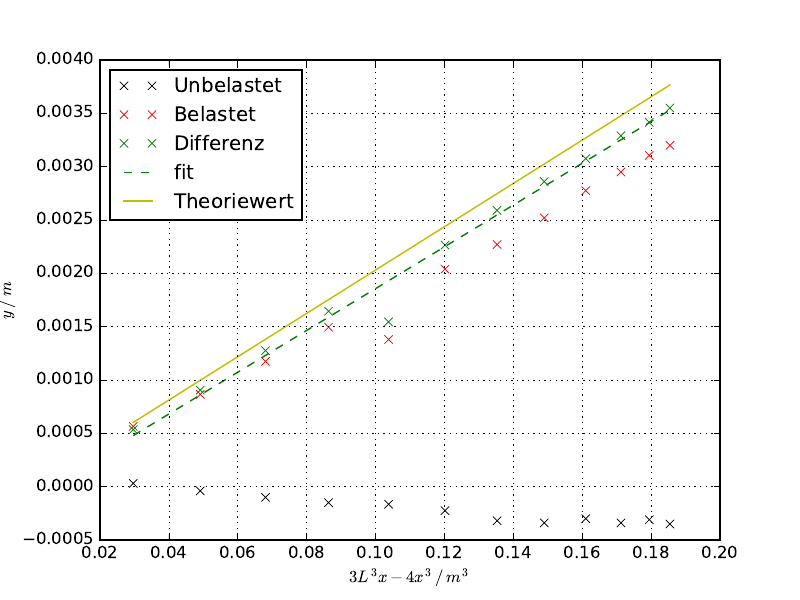

Source code (Python):
import matplotlib.pyplot as plt
import numpy as np
import uncertainties.unumpy as unp
from scipy.optimize import curve_fit
from uncertainties import ufloat

x,y0,y1 = np.genfromtxt('../Werte/V103-Reihe3-1.txt', unpack = True)
x = x/100
y0 = y0/1000
y1 = y1/1000

F = 4.7225*9.81
E = 9.7e10
I = 4.9e-10
L =0.575
d = F/(48*E*I)*(3*L**2*(x)- 4*(x)**3)#in mm

z = 3*L**2*x-4*x**3

def f(t, a, b):
    return a*t + b
parameters, pcov = curve_fit(f, z, (y1-y0))
print(parameters, np.sqrt(np.diag(pcov)), sep='\n')

a = ufloat(0.01958625, 7.36393738e-4)

E =F/(48*I*a)

print('E: ', E)

plt.plot(z,y0, 'kx', label = 'Unbelastet')
plt.plot(z,y1, 'rx', label = 'Belastet')
plt.plot(z,y1-y0, 'gx', label = 'Differenz')
plt.plot(z, f(z, *parameters), 'g--', label = 'fit')
plt.plot(z, d, 'y-', label = 'Theoriewert')


plt.grid()

plt.xlabel(r'$3L^3x-4x^3 \:/\: m^3$')
plt.ylabel(r'$y \:/\: m$')
plt.legend(loc='best')
plt.savefig('beidseitigFit.pdf')
